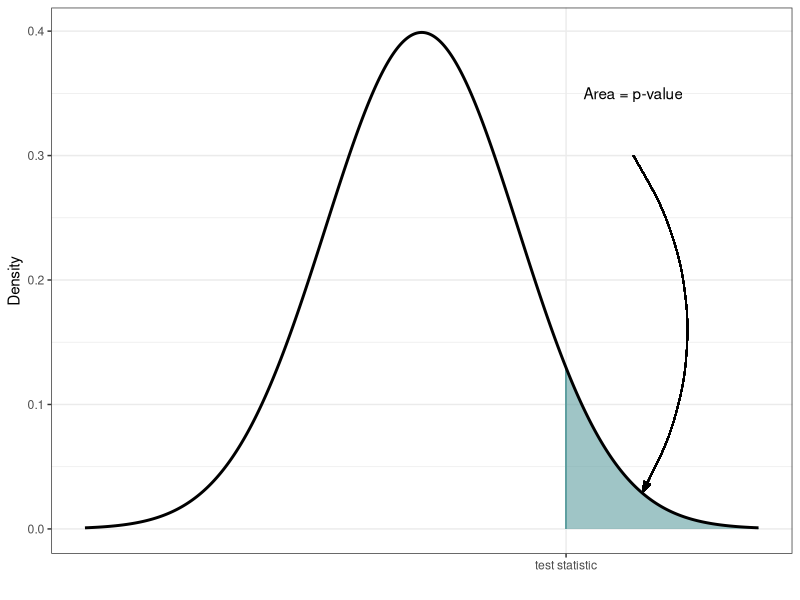
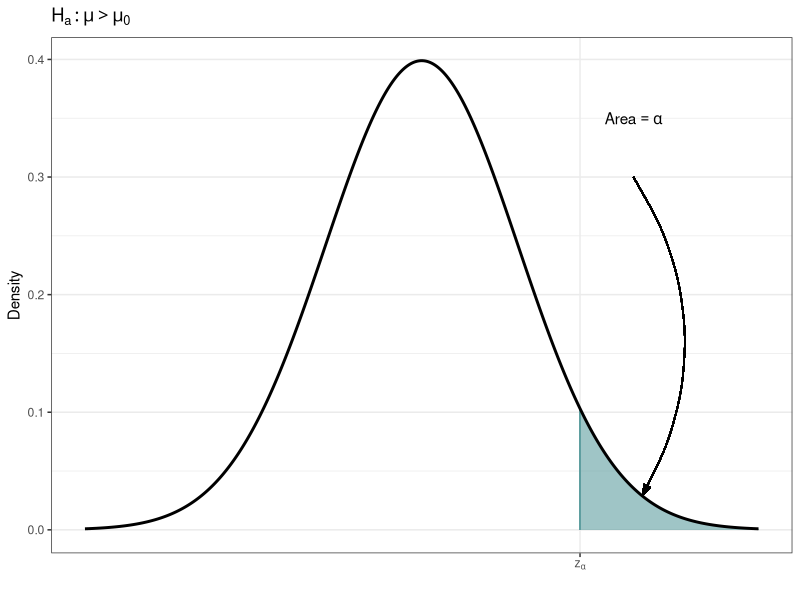
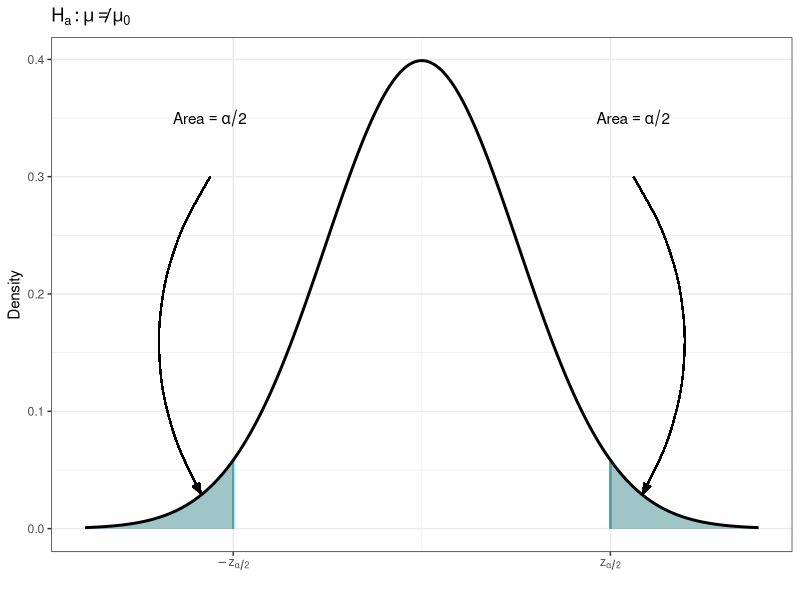
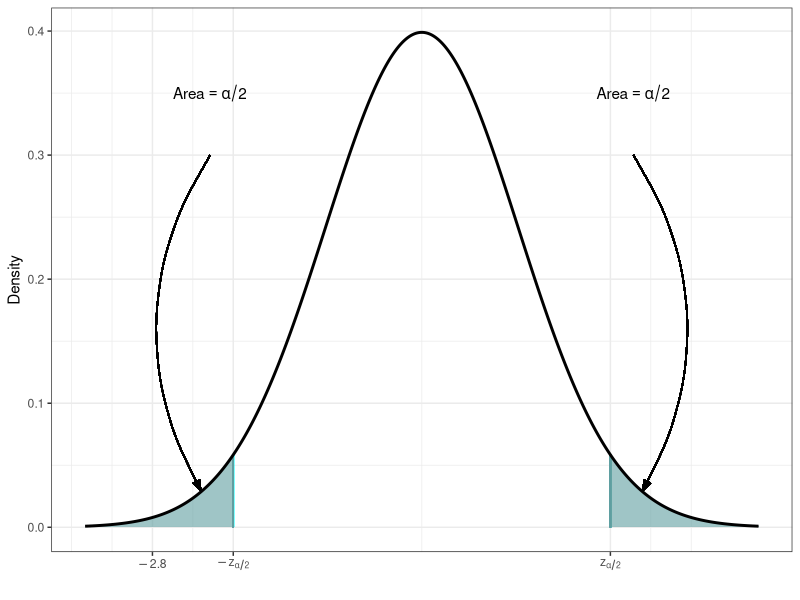
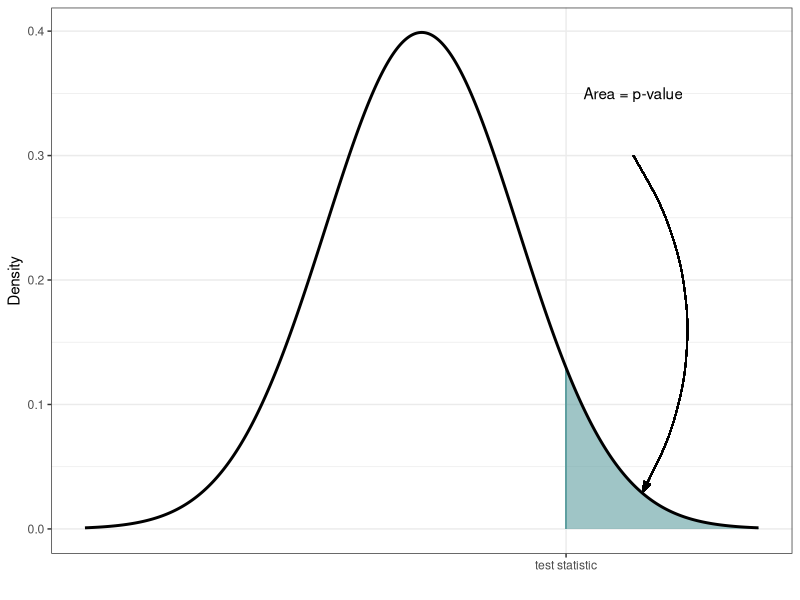
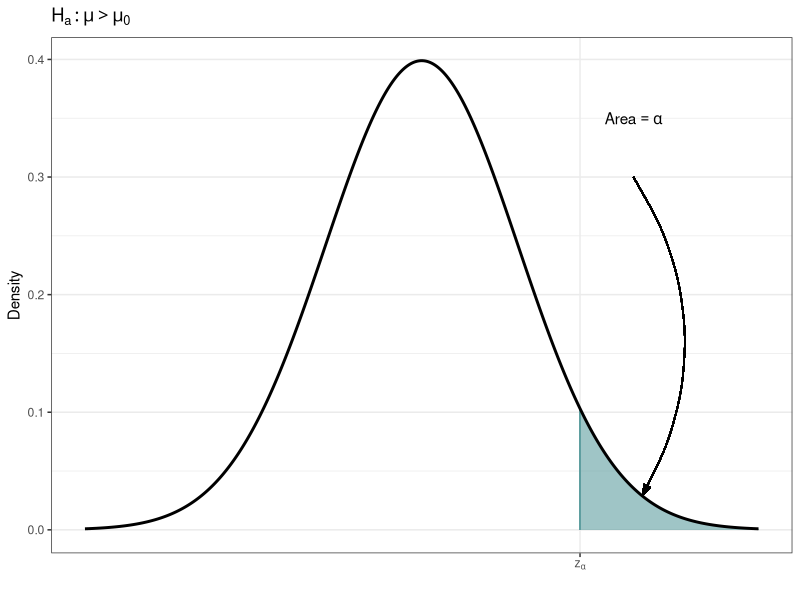
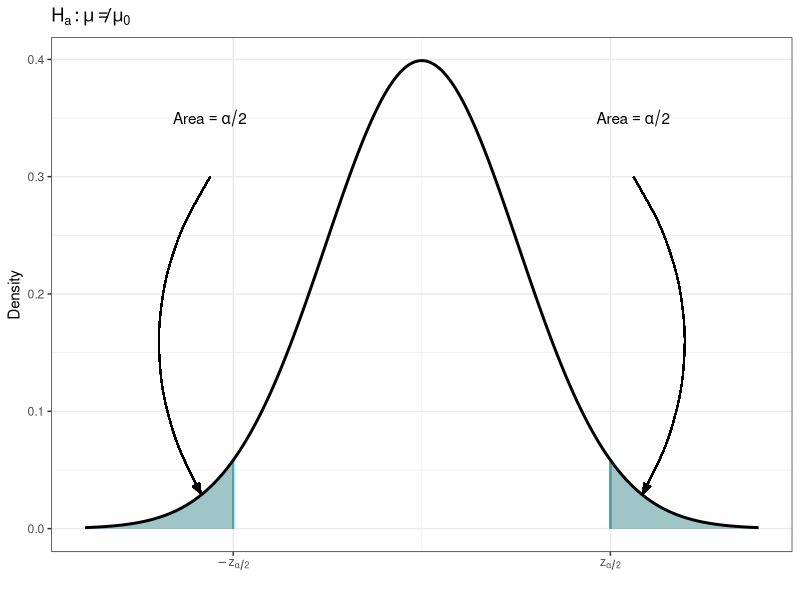
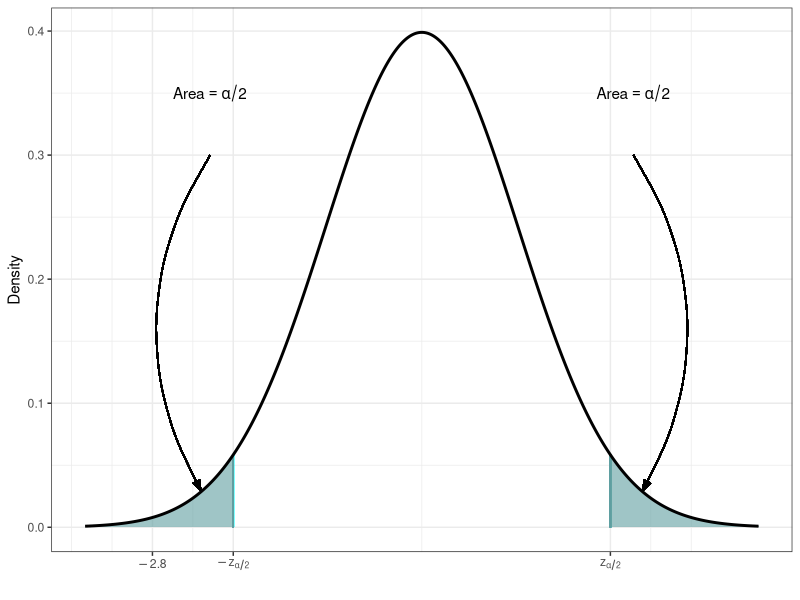

Write the R code that produced these figures, in order.
## ---- chunk 1
knitr::opts_chunk$set(echo = TRUE)

library(tidyverse)

##alpha.str <- "\U03B1"
## ---- chunk 2
x <- seq(-3.5, 3.5, length=1000)
y <- dnorm(x)
pv <- data.frame(x=x, y=y)

g.pv <- ggplot(pv, aes(x=x, y=y))

# Upper
g.pv <- g.pv + geom_area( data=pv[pv$x> 1.5,], fill='cadetblue', alpha=.6)
g.pv <- g.pv + geom_segment(aes(x=1.5, y=0, xend=1.5, yend=dnorm(1.5)), color="cadetblue")
g.pv <- g.pv + geom_line(size=1)
g.pv <- g.pv + scale_x_continuous(breaks=c(1.5), 
                                        labels=c("test statistic"))
g.pv <- g.pv + annotate("text", x=2.2, y=.35, label="Area = p-value")
g.pv <- g.pv + geom_curve(aes(x=2.2, y=.3, xend=2.3, yend=.03), curvature = -.3,
                                arrow=arrow(angle=20, length=unit(.1,"in"), type="closed"))
g.pv <- g.pv + theme_bw() +xlab("") + ylab("Density")
g.pv


ggsave('../wk08_pvalue.png', width=5, height=2, units = "in")
## ---- chunk 3
x <- seq(-3.5, 3.5, length=1000)
y <- dnorm(x)
sig <- data.frame(x=x, y=y)

g.sig <- ggplot(sig, aes(x=x, y=y))

g.sig.u <- g.sig + geom_area(data=sig[sig$x> 1.645,], fill='cadetblue', alpha=.6)
g.sig.u <- g.sig.u + geom_segment(aes(x=1.645, y=0, xend=1.645, yend=dnorm(1.645)), color="cadetblue")
g.sig.u <- g.sig.u + geom_line(size=1)
g.sig.u <- g.sig.u + scale_x_continuous(breaks=c( 1.645), 
                                  labels=expression( z[alpha]))
g.sig.u <- g.sig.u + annotate("text", x=2.2, y=.35, label=expression("Area" == alpha))
g.sig.u <- g.sig.u + geom_curve(aes(x=2.2, y=.3, xend=2.3, yend=.03), curvature = -.3,
                          arrow=arrow(angle=20, length=unit(.1,"in"), type="closed"))
g.sig.u <- g.sig.u + theme_bw() +xlab("") + ylab("Density") + ggtitle(expression(H[a]: mu > mu[0]))
g.sig.u


ggsave('../wk08_sig_up.png', width=5, height=2, units = "in")
## ---- chunk 4

g.sig.2 <- g.sig + geom_area(data=sig[sig$x> 1.96,], fill='cadetblue', alpha=.6)
g.sig.2 <- g.sig.2 + geom_area(data=sig[sig$x< -1.96,], fill='cadetblue', alpha=.6)
g.sig.2 <- g.sig.2 + geom_segment(aes(x=1.96, y=0, xend=1.96, yend=dnorm(1.96)), color="cadetblue")
g.sig.2 <- g.sig.2 + geom_segment(aes(x=-1.96, y=0, xend=-1.96, yend=dnorm(-1.96)), color="cadetblue")
g.sig.2 <- g.sig.2 + geom_line(size=1)
g.sig.2 <- g.sig.2 + scale_x_continuous(breaks=c( -1.96, 1.96), 
                                        labels=expression( -z[alpha/2], z[alpha/2]))
g.sig.2 <- g.sig.2 + annotate("text", x=2.2, y=.35, label=expression("Area" == alpha / 2))
g.sig.2 <- g.sig.2 + geom_curve(aes(x=2.2, y=.3, xend=2.3, yend=.03), curvature = -.3,
                                arrow=arrow(angle=20, length=unit(.1,"in"), type="closed"))
g.sig.2 <- g.sig.2 + annotate("text", x=-2.2, y=.35, label=expression("Area" == alpha / 2))
g.sig.2 <- g.sig.2 + geom_curve(aes(x=-2.2, y=.3, xend=-2.3, yend=.03), curvature = .3,
                                arrow=arrow(angle=20, length=unit(.1,"in"), type="closed"))
g.sig.2 <- g.sig.2 + theme_bw() +xlab("") + ylab("Density") + ggtitle(expression(H[a]: mu != mu[0]))
g.sig.2


ggsave('../wk08_sig_2.png', width=5, height=2, units = "in")

## ---- chunk 5
x <- seq(-3.5, 3.5, length=1000)
y <- dnorm(x)
cv <- data.frame(x=x, y=y)

g.cv <- ggplot(cv, aes(x=x, y=y))

g.cv <- g.cv + geom_area(data=cv[cv$x> 1.96,], fill='cadetblue', alpha=.6)
g.cv <- g.cv + geom_area(data=cv[cv$x < -1.96,], fill='cadetblue', alpha=.6)
g.cv <- g.cv + geom_segment(aes(x=-1.96, y=0, xend=-1.96, yend=dnorm(-1.96)), color="cadetblue")
g.cv <- g.cv + geom_segment(aes(x=1.96, y=0, xend=1.96, yend=dnorm(1.96)), color="cadetblue")
g.cv <- g.cv + geom_line(size=1)
g.cv <- g.cv + scale_x_continuous(breaks=c(-2.8, -1.96, 1.96), 
                                  labels=expression(-2.8, -z[alpha/2], z[alpha/2]))
g.cv <- g.cv + annotate("text", x=2.2, y=.35, label=expression("Area" == alpha / 2))
g.cv <- g.cv + geom_curve(aes(x=2.2, y=.3, xend=2.3, yend=.03), curvature = -.3,
                                arrow=arrow(angle=20, length=unit(.1,"in"), type="closed"))
g.cv <- g.cv + annotate("text", x=-2.2, y=.35, label=expression("Area" == alpha / 2))
g.cv <- g.cv + geom_curve(aes(x=-2.2, y=.3, xend=-2.3, yend=.03), curvature = .3,
                                arrow=arrow(angle=20, length=unit(.1,"in"), type="closed"))
g.cv <- g.cv + theme_bw() +xlab("") + ylab("Density")

g.cv

ggsave('../wk08_cv.png', width=5, height=1.75, units = "in")
